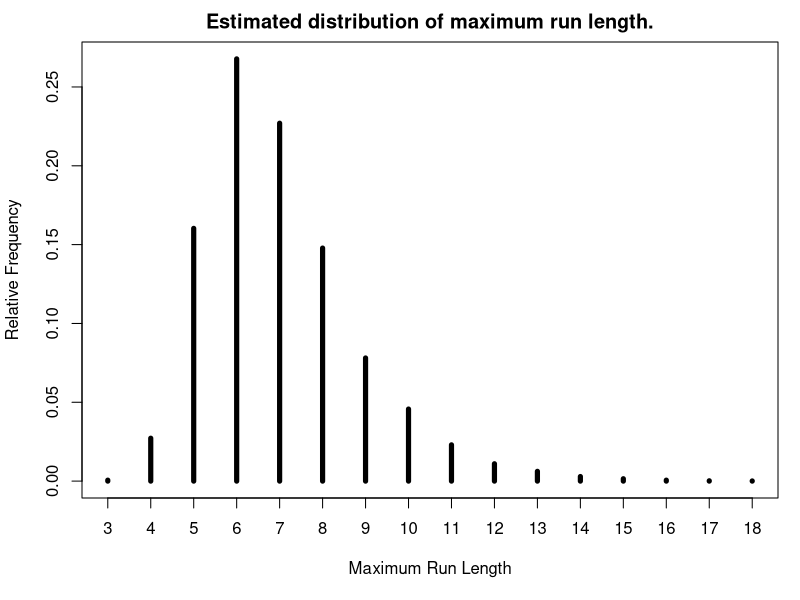

Write the R code that produced this figure.
## ---- chunk 1
sample(1:6, 2, replace = TRUE)    # Sampling with replacement
## ---- chunk 2
sample.int(6, size = 2, replace = TRUE)
## ---- chunk 3
p <- c(1, rep(2, 4), 3) # Probability weights 
p

p / sum(p)              # The actual probabilities

## p<-p/sum(p)
x <- sample(1:6, 36, replace = TRUE, prob = p) 
x
## ---- chunk 4
sum(x == 1)

sum(x == 6)

table(x)
## ---- chunk 5
x <- replicate(10000, sample(1:6, 36, replace = TRUE, prob = p))   # Repeat 10,000 times 
dim(x)      # Each column is a replicate (result of 36 rolls)

n1 <- apply(x == 1, 2, sum) 
n6 <- apply(x == 6, 2, sum) 
mean(n6 > n1)
## ---- chunk 6
outer(1:3, 5:6) # Default is `FUN = "*"`

outer(1:3, 5:6, "+") # But we can change it.

cards <- outer(c("C", "D", "H", "S"), c(2:10, c("J","Q","K","A")), paste, sep = "_") 
cards   # a 4 x 13 character matrix

sample(cards, size = 5)    # Sampling without replacement
## ---- chunk 7
sample(LETTERS[1:5], 9, replace = TRUE)
## ---- chunk 8
x <- sample(LETTERS[1:5], 9, replace = TRUE) 
x

LETTERS[1:5] %in% x

all(LETTERS[1:5] %in% x)
## ---- chunk 9
for (dog in c("Lassie", "Toto", "Rin Tin Tin")) { 
  writeLines(paste(dog, "is a famous movie dog."))
}
## ---- chunk 10
writeLines(paste(c("Lassie", "Toto", "Rin Tin Tin"), "is a famous movie dog."))
## ---- chunk 11
n_successes <- 0L # Initialize counter 
for (i in 1:100) {
  x <- sample(LETTERS[1:5], 9, replace = TRUE) 
  is_success <- all(LETTERS[1:5] %in% x) 
  n_successes <- n_successes + is_success
}
n_successes / 100
## ---- chunk 12
2 * sqrt(0.5*0.5/100) # An upper bound on the "margin of error" of our estimator.
## ---- chunk 13
n_reps <- 1000
n_ltrs <- 6
n_sample <- 10
n_successes <- 0L   # Initialize counter 
for (i in 1:n_reps) {
  x <- sample(LETTERS[1:n_ltrs], n_sample, replace = TRUE) 
  is_success <- all(LETTERS[1:n_ltrs] %in% x)
  n_successes <- n_successes + is_success
}
n_successes / n_reps
## ---- chunk 14
my_simulator <- function(n_reps, n_ltrs, n_sample) { 
  n_successes <- 0L # Initialize counter
  for (i in 1:n_reps) {
    x <- sample(LETTERS[1:n_ltrs], n_sample, replace = TRUE) 
    is_success <- all(LETTERS[1:n_ltrs] %in% x)
    n_successes <- n_successes + is_success
  }
  n_successes / n_reps 
}

my_simulator(10000, 5, 9)

2 * sqrt(0.5*0.5/10000)  # An upper bound on the "margin of error" of our estimator.
## ---- chunk 15
pr_all_occupied <- function(n, k) {
  sum((-1)^(0:k) * choose(k, 0:k) * (1 - (0:k)/k)^n)
}
## ---- chunk 16
pr_all_occupied(9, 5)
## ---- chunk 17
x <- sample(c("H","T"), 100, replace = TRUE) 
noquote(x)
xr <- rle(x) 
class(xr)
is.list(xr)
names(xr)
xr$lengths
xr$values
## ---- chunk 18
max(xr$lengths)
## ---- chunk 19
max(xr$lengths[xr$values == "H"])
## ---- chunk 20
max(xr$lengths[xr$values == "T"])
## ---- chunk 21
nsim <- 10000; ntosses <- 100
maxrl <- vector("integer", length = nsim) # Pre-allocate a vector to hold results. 
for (i in 1:nsim) {
  x <- sample(c("H","T"), ntosses, replace = TRUE)   # Toss the coins
  xr <- rle(x)     # Get run-length encoding.
  maxrl[i] <- max(xr$lengths)    # Save result for ith replicate.
}
## ---- chunk 22
mean(maxrl >= 6)
## ---- chunk 23
rmax_run_len <- function(n) {
  x <- sample(c("H","T"), n, replace = TRUE) 
  xr <- rle(x)
  max(xr$lengths)
}

nsim <- 10000; ntosses <- 100
maxrl <- replicate(nsim, rmax_run_len(ntosses)) 
mean(maxrl >= 6)
## ---- chunk 24
#| fig-align: "center"
#| fig-width: 6
#| fig-height: 5
#| fig-cap: "The results of 10,000 simulated replications of 100 tosses of a fair coin."
#| fig-alt: "Plot showing the results of 10,000 simulated replications of 100 tosses of a fair coin."

opar <- par(mar = c(5.1, 4.1, 2.1, 1.1)) 
plot(table(maxrl)/nsim, type = "h", lwd = 5,
  xlab = "Maximum Run Length",
  ylab = "Relative Frequency",
  main = "Estimated distribution of maximum run length.")
par(opar)
